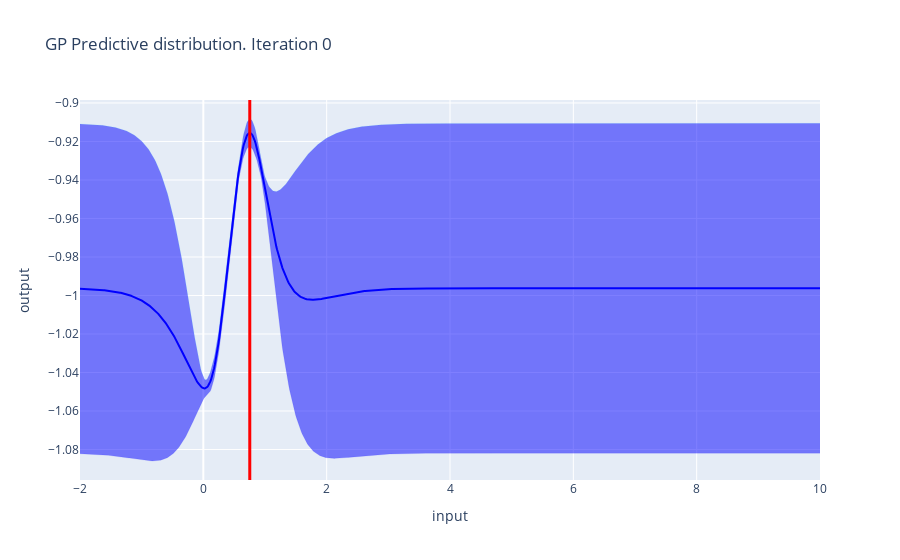
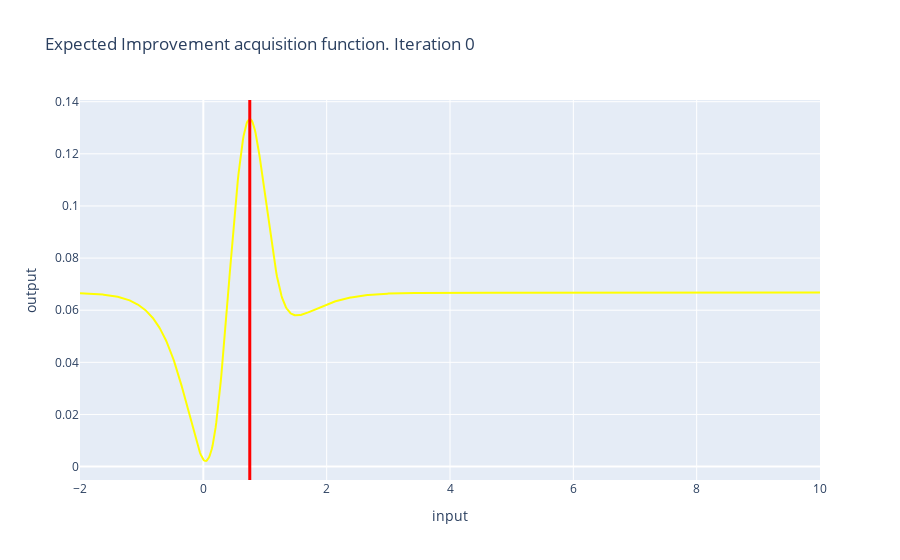
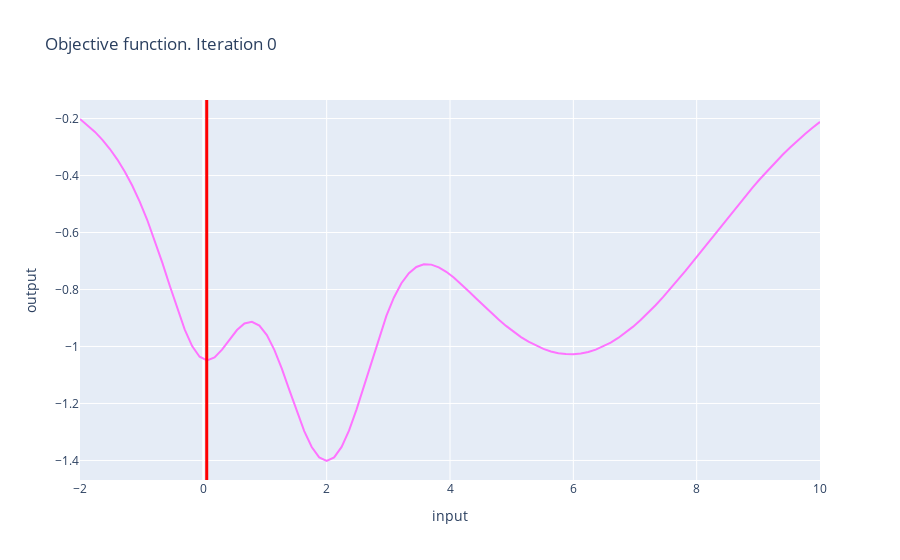
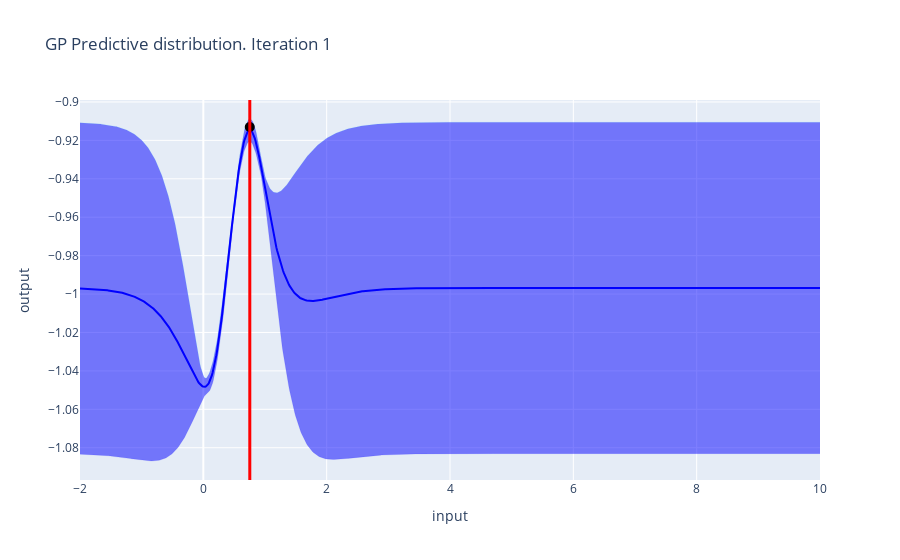

Source (notebook cell) for these figures, in order:
### Code cell
n_iterations=10

init_x, init_y, best_init_y = generate_initial_data(20)
bounds = torch.tensor([[0.], [10.]])

candidates=[]
results=[]
for i in range(n_iterations):
  print(f"Number of iterations done: {i}")
  new_candidates = get_next_points_and_visualize(init_x, init_y, best_init_y, bounds, i, candidates, results, 1)
  new_results = target_function(new_candidates).unsqueeze(-1)

  print(f"New candidates are: {new_candidates}")
  init_x = torch.cat([init_x, new_candidates])
  init_y = torch.cat([init_y, new_results])

  best_init_y = init_y.min().item()
  print(f"Best point performs this way: {best_init_y}")
  candidates.append(float(new_candidates[0][0]))
  results.append(float(new_results[0][0]))

### Figure 1 — Plotly figure (JSON) as saved in the notebook; plotly's stock layout.template omitted (floating-point values rounded to 4 significant figures; data arrays with more than 128 entries replaced by an {"elided": "..."} marker saying what was removed)
{"data": [{"line": {"color": "#19D3F3", "width": 0.1}, "mode": "lines", "name": "upper bound", "type": "scatter", "x": {"elided": "1000 float values"}, "y": {"elided": "1000 float values"}}, {"fill": "tonexty", "line": {"color": "blue"}, "mode": "lines", "name": "predictive mean", "type": "scatter", "x": {"elided": "1000 float values"}, "y": {"elided": "1000 float values"}}, {"fill": "tonexty", "line": {"color": "blue", "width": 0.1}, "mode": "lines", "name": "lower bound", "type": "scatter", "x": {"elided": "1000 float values"}, "y": {"elided": "1000 float values"}}], "layout": {"shapes": [{"line": {"color": "red", "width": 3}, "type": "line", "x0": 0.7531, "x1": 0.7531, "xref": "x", "y0": 0, "y1": 1, "yref": "y domain"}], "showlegend": false, "title": {"text": "GP Predictive distribution. Iteration 0"}, "xaxis": {"title": {"text": "input"}}, "yaxis": {"title": {"text": "output"}}}}

### Figure 2 — Plotly figure (JSON) as saved in the notebook; plotly's stock layout.template omitted (floating-point values rounded to 4 significant figures; data arrays with more than 128 entries replaced by an {"elided": "..."} marker saying what was removed)
{"data": [{"line": {"color": "yellow"}, "type": "scatter", "x": {"elided": "1000 float values"}, "y": {"elided": "1000 float values"}}], "layout": {"shapes": [{"line": {"color": "red", "width": 3}, "type": "line", "x0": 0.7531, "x1": 0.7531, "xref": "x", "y0": 0, "y1": 1, "yref": "y domain"}], "title": {"text": "Expected Improvement acquisition function. Iteration 0"}, "xaxis": {"title": {"text": "input"}}, "yaxis": {"title": {"text": "output"}}}}

### Figure 3 — Plotly figure (JSON) as saved in the notebook; plotly's stock layout.template omitted (floating-point values rounded to 4 significant figures)
{"data": [{"line": {"color": "#FE73FF"}, "type": "scatter", "x": [-2, -1.879, -1.758, -1.636, -1.515, -1.394, -1.273, -1.152, -1.03, -0.9091, -0.7879, -0.6667, -0.5455, -0.4242, -0.303, -0.1818, -0.06061, 0.06061, 0.1818, 0.303, 0.4242, 0.5455, 0.6667, 0.7879, 0.9091, 1.03, 1.152, 1.273, 1.394, 1.515, 1.636, 1.758, 1.879, 2, 2.121, 2.242, 2.364, 2.485, 2.606, 2.727, 2.848, 2.97, 3.091, 3.212, 3.333, 3.455, 3.576, 3.697, 3.818, 3.939, 4.061, 4.182, 4.303, 4.424, 4.545, 4.667, 4.788, 4.909, 5.03, 5.152, 5.273, 5.394, 5.515, 5.636, 5.758, 5.879, 6, 6.121, 6.242, 6.364, 6.485, 6.606, 6.727, 6.848, 6.97, 7.091, 7.212, 7.333, 7.455, 7.576, 7.697, 7.818, 7.939, 8.061, 8.182, 8.303, 8.424, 8.545, 8.667, 8.788, 8.909, 9.03, 9.152, 9.273, 9.394, 9.515, 9.636, 9.758, 9.879, 10], "y": [-0.2017, -0.2228, -0.247, -0.2748, -0.307, -0.344, -0.3868, -0.436, -0.4923, -0.5562, -0.6274, -0.7049, -0.786, -0.8664, -0.9397, -0.9985, -1.036, -1.049, -1.039, -1.011, -0.9756, -0.9423, -0.9195, -0.9132, -0.9266, -0.9602, -1.012, -1.078, -1.152, -1.228, -1.297, -1.353, -1.389, -1.402, -1.389, -1.352, -1.294, -1.221, -1.137, -1.05, -0.9669, -0.8916, -0.828, -0.7781, -0.7427, -0.721, -0.7116, -0.7127, -0.7221, -0.7378, -0.758, -0.7812, -0.806, -0.8315, -0.857, -0.8818, -0.9056, -0.9279, -0.9484, -0.9669, -0.9832, -0.9972, -1.009, -1.017, -1.023, -1.027, -1.027, -1.025, -1.019, -1.011, -1.0, -0.9863, -0.9701, -0.9514, -0.9304, -0.9073, -0.8822, -0.8554, -0.827, -0.7973, -0.7664, -0.7346, -0.7021, -0.6692, -0.636, -0.6027, -0.5695, -0.5366, -0.5042, -0.4725, -0.4414, -0.4113, -0.3822, -0.3541, -0.3272, -0.3016, -0.2772, -0.2541, -0.2323, -0.2118]}], "layout": {"shapes": [{"line": {"color": "red", "width": 3}, "type": "line", "x0": 0.05505, "x1": 0.05505, "xref": "x", "y0": 0, "y1": 1, "yref": "y domain"}], "title": {"text": "Objective function. Iteration 0"}, "xaxis": {"title": {"text": "input"}}, "yaxis": {"title": {"text": "output"}}}}

### Figure 4 — Plotly figure (JSON) as saved in the notebook; plotly's stock layout.template omitted (floating-point values rounded to 4 significant figures; data arrays with more than 128 entries replaced by an {"elided": "..."} marker saying what was removed)
{"data": [{"line": {"color": "#19D3F3", "width": 0.1}, "mode": "lines", "name": "upper bound", "type": "scatter", "x": {"elided": "1000 float values"}, "y": {"elided": "1000 float values"}}, {"fill": "tonexty", "line": {"color": "blue"}, "mode": "lines", "name": "predictive mean", "type": "scatter", "x": {"elided": "1000 float values"}, "y": {"elided": "1000 float values"}}, {"fill": "tonexty", "line": {"color": "blue", "width": 0.1}, "mode": "lines", "name": "lower bound", "type": "scatter", "x": {"elided": "1000 float values"}, "y": {"elided": "1000 float values"}}, {"marker": {"color": "black", "size": 10}, "mode": "markers", "type": "scatter", "x": [0.7531], "y": [-0.9131]}], "layout": {"shapes": [{"line": {"color": "red", "width": 3}, "type": "line", "x0": 0.7534, "x1": 0.7534, "xref": "x", "y0": 0, "y1": 1, "yref": "y domain"}], "showlegend": false, "title": {"text": "GP Predictive distribution. Iteration 1"}, "xaxis": {"title": {"text": "input"}}, "yaxis": {"title": {"text": "output"}}}}
